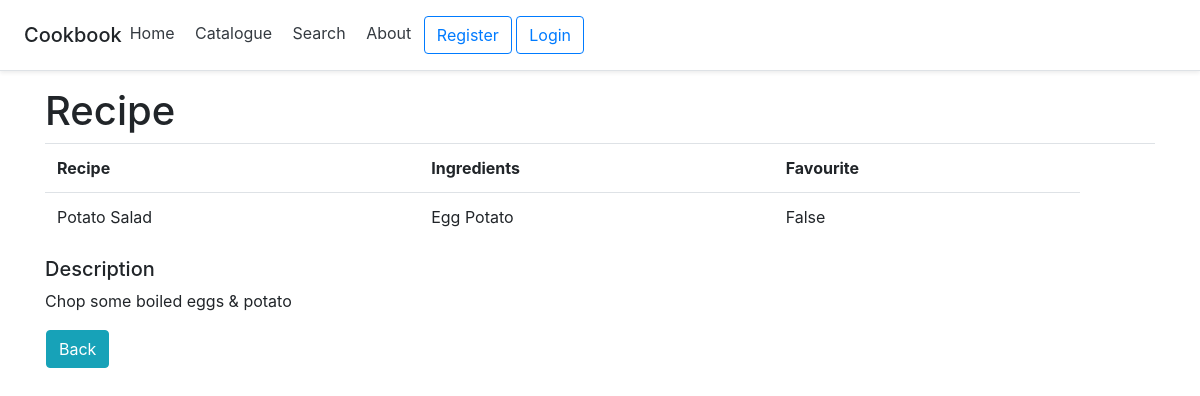
/recipes/recipe/2/, run on the app's committed database.
### recipes/models.py (models this page shows, shortened)
class Recipe(models.Model):
    name = models.CharField(max_length=50, null=True)
    description = models.TextField(null=True, blank=True)
    favourite = models.BooleanField(default=False)
    ingredients = models.ManyToManyField(Ingredient)

class Ingredient(models.Model):
    name = name = models.CharField(max_length=50, null=True)

### recipes/views.py (the view)
# urls.py: path('recipe/<int:pk>/', views.recipe, name='recipe'),
def recipe(request, pk):
    recipe = Recipe.objects.get(id=pk)
    ingredients = recipe.ingredients.all()
    context = {'recipe': recipe, 'ingredients': ingredients}
    return render(request, 'recipes/recipe.html', context)

### recipes/templates/recipes/recipe.html (shortened to what this page needs)
{% extends 'recipes/base.html' %}
{% block content %}
    {% include 'navbar.html' %}
    <div class="container">
        <h1>Recipe</h1>
        <table class="table">
            <tr>
                <th>Recipe</th>
                <th>Ingredients</th>
                <th>Favourite</th>
                <th></th>
            </tr>
            <tr>
                <td>{{ recipe.name }}</td>
                <td>
                    {% for ingredient in ingredients %}
                        {{ ingredient.name }}
                    {% endfor %}
                </td>
                <td>{{ recipe.favourite }}</td>
            </tr>
        </table>
        <h5>Description</h5>
        <p>{{ recipe.description }}</p>
        <table>
            <tr>
                <th><a class="btn btn-info" href="{% url 'main:home' %}">Back</a></th>
            </tr>
        </table>
    </div>
{% endblock %}

### data on the page
Recipe: name "Potato Salad", favourite "False", description "Chop some boiled eggs & potato"
Ingredient: name "Egg"
Ingredient: name "Potato"
